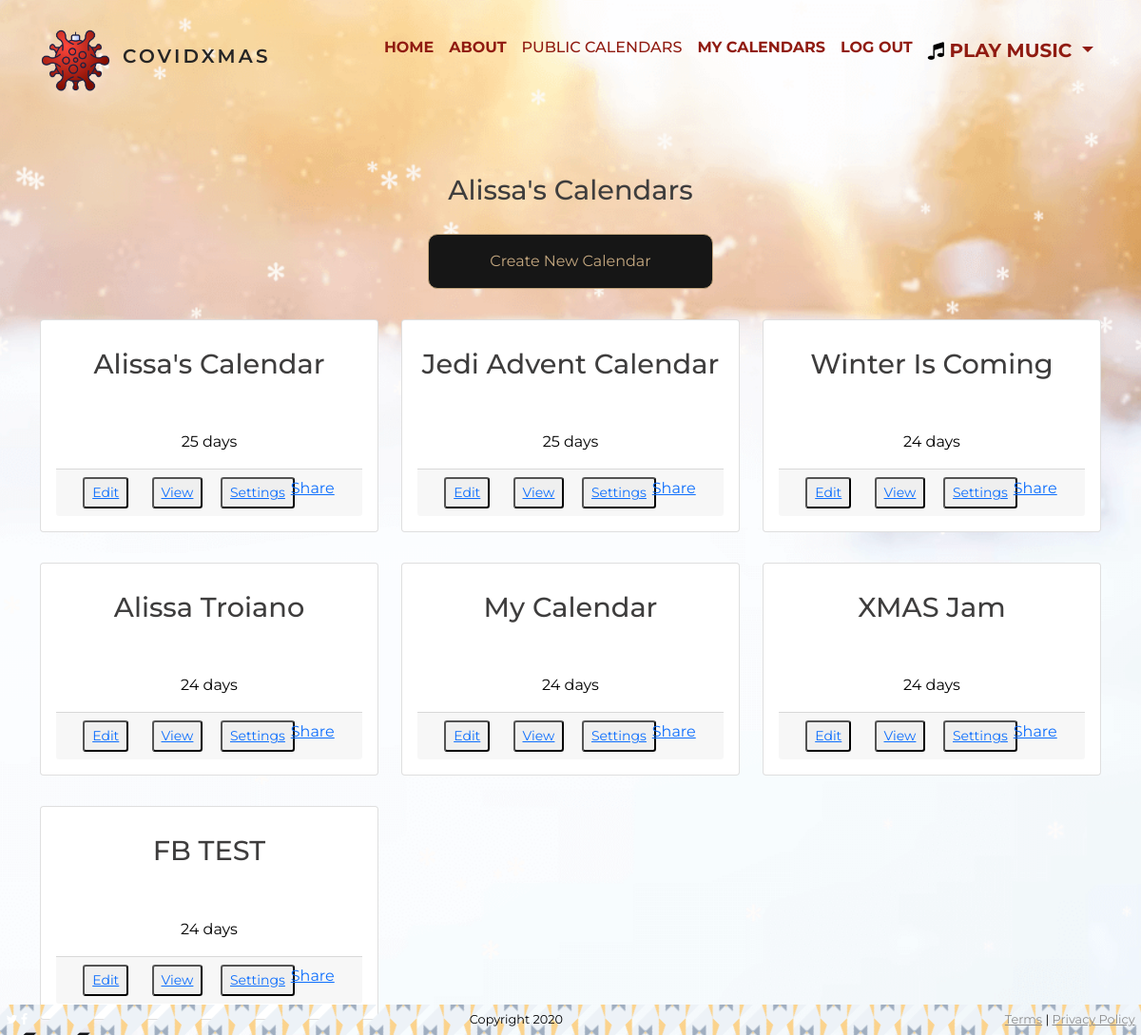
/dates/view_calendars/ (signed in), run on an earlier commit of the app's database.
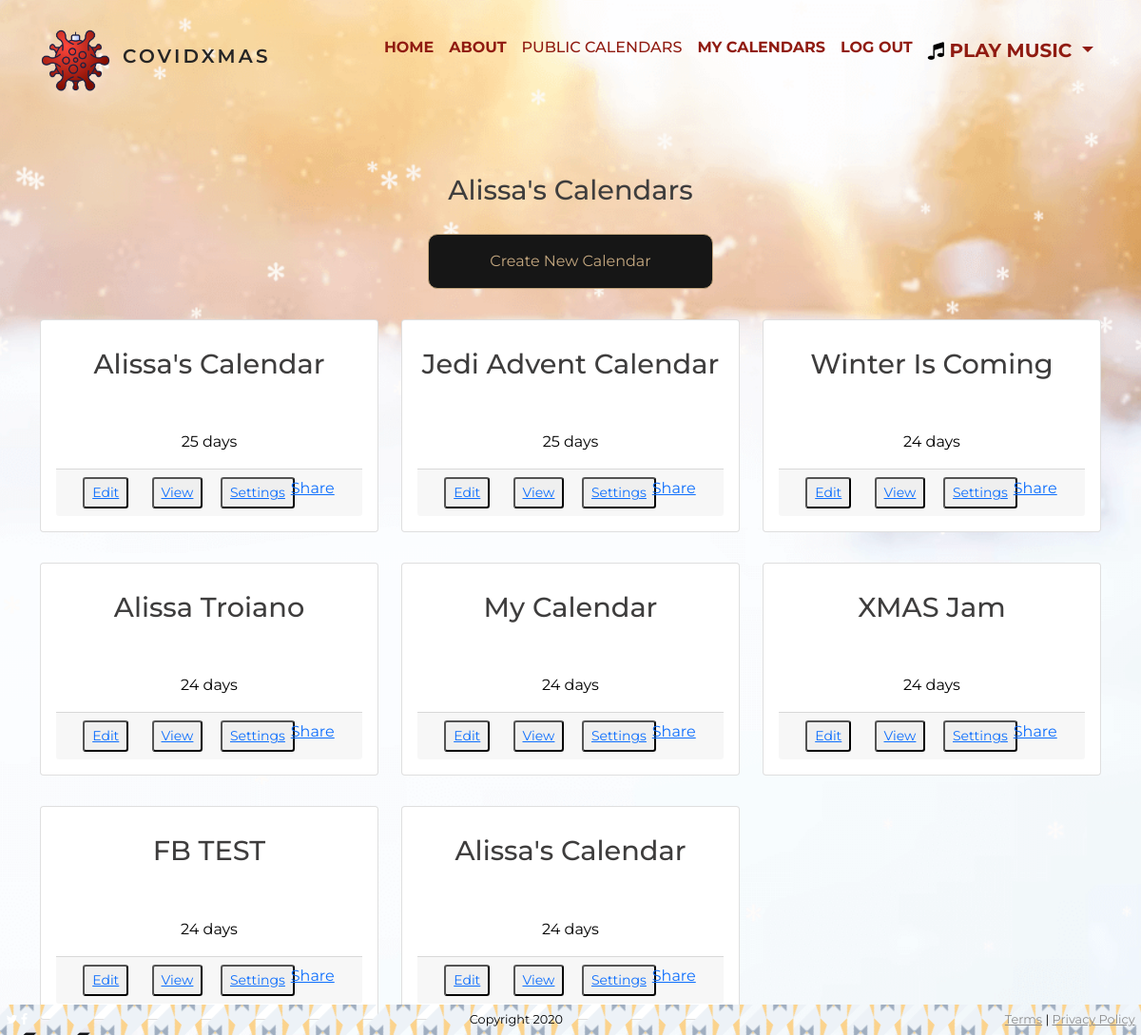
And on a later commit of the database.
### dates/models.py (models this page shows, shortened)
class Calendar(models.Model):
    user = models.ForeignKey(User, related_name='calendars', on_delete=models.CASCADE)
    unique_id = models.UUIDField(default=uuid.uuid4, max_length=100, unique=True, primary_key=True)
    name = models.CharField(max_length=254)
    days = models.IntegerField(default=0, choices=DAYS)
    year = models.IntegerField(default=2021, choices=YEARS)
    is_public = models.BooleanField(default=False)

### dates/views.py (the view)
# urls.py: path('view_calendars/', view_calendars, name='view_calendars'),
@login_required
def view_calendars(request):
    calendars = Calendar.objects.filter(user=request.user)
    return render(request, 'view_calendars.html', {'calendars': calendars})

### dates/templates/view_calendars.html
{% extends 'base_template.html' %}
{% block content %}
<section class="calendar">
	<div class="container">
		<div class="row">
			<div class="col-12 mt-3 pt-3">
				<h1 class="text-center">{{ user|title }}'s Calendars</h1>
			</div>
		</div>
		<div class="row">
			<div class="col-12 text-center">
				<a role="button" class="btn btn-primary" href="{% url 'create_calendar' %}">Create New Calendar</a>
			</div>
		</div>
		<div class="row">
			{% if user.calendars %}
			{% for calendar in calendars %}
			<div class="col-xs-8 col-md-4 my-3">
				<div class="card">
					<div class="card-title">
						<h1>{{ calendar.name }}</h1>
					</div>
					<div class="card-body">
						<div class="row text-center">
							<div class="col-12">
								<p>{{ calendar.days }} days</p>
							</div>
						</div>
						<div class="card-footer">
							<div class="row justify-content-center text-center d-inline-block">
								<div class="col-12">
                                    <div class="container m-0 p-0">
                                        <div class="row m-0 p-0">
                                            <div class="col-lg-3">
                                                <button class="btn-sm">
												<a class=""
													href="{% url 'edit_dates' calendar_id=calendar.unique_id %}">Edit
												</a></button>
                                            </div>
                                            <div class="col-lg-3">
                                                <button class="btn-sm">
                                                    <a role="button"
                                                        href="{% url 'calendar' calendar_id=calendar.unique_id %}">View</a>
                                                </button>
                                            </div>
                                            <div class="col-lg-3">
                                                <button class="btn-sm">
                                                    <a role="button"
                                                        href="{% url 'settings' calendar_id=calendar.unique_id %}">Settings</a>
                                                </button>
                                            </div>
                                            <div class="col-lg-3">
                                                <div class="fb-share-button"
												    data-href="{% url 'calendar' calendar_id=calendar.unique_id %}"
												    data-layout="button" data-size="small">
												<a target="_blank"
													href="{% url 'calendar' calendar_id=calendar.unique_id %}"
													class="fb-xfbml-parse-ignore">Share</a>
											</div>
                                            </div>
                                        </div>
                                    </div>
								</div>
							</div>
						</div>
					</div>
				</div>
			</div>
			{% endfor %}
			{% endif %}
		</div>
	</div>
</section>
{% endblock %}

What changed in the data, as far as the page shows it:
added Calendar: name "Alissa's Calendar", days "24"
